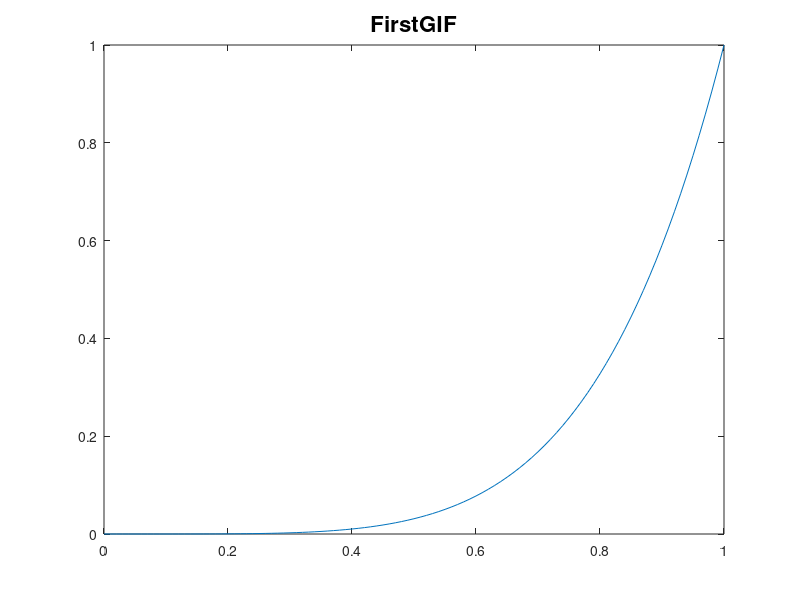

Reproduce this figure in MATLAB.
function gif_ex()
  x = 0:0.01:1;
  
  filename    = 'elec.gif';
  DelayTime = 0.5;
  f = figure;
  
  for n = 1:0.5:5
    y = x.^n;
    plot(x,y)
    title('FirstGIF', "fontsize", 16)
    drawnow
    frame = getframe(f);
    im = frame2im(frame);
    [imind,cm] = rgb2ind(im);
    if n == 1;
      imwrite(imind,cm,filename,'gif','DelayTime', DelayTime , 'Compression' , 'lzw');
    else
      imwrite(imind,cm,filename,'gif','WriteMode',
      'append','DelayTime', DelayTime , 'Compression' , 'lzw');
    end
  end
  
end
# https://electroagenda.com/en/create-gif-files-in-octave-and-matlab/
